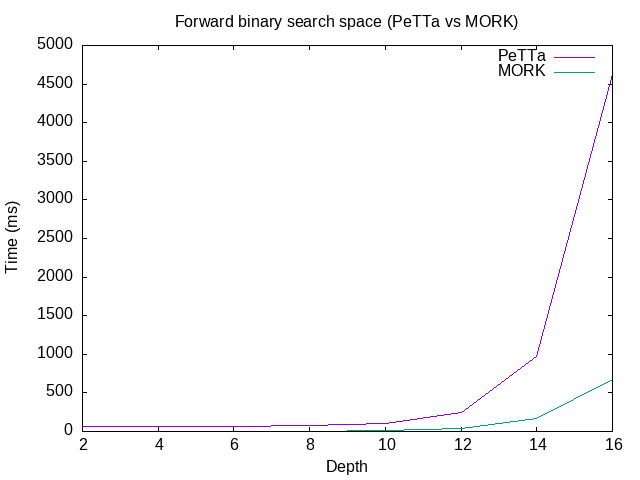

Here is the gnuplot script that generated this plot:
set title "Forward binary search space (PeTTa vs MORK)"
unset multiplot
set style data lines
set term png
set xlabel "Depth"
set ylabel "Time (ms)"
set autoscale y
set output "lrz_fc.png"
set datafile separator ","
set datafile commentschars "d"
plot "lrz_fc.csv" using 1:2 t "PeTTa" with lines, \
     "lrz_fc.csv" using 1:3 t "MORK" with lines
